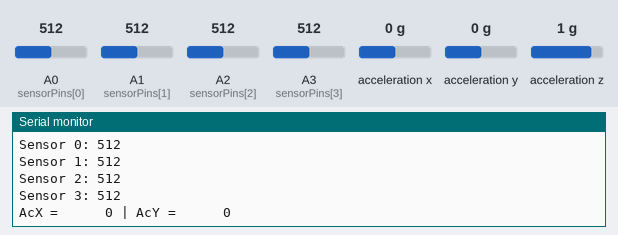
A program run on a simulated Arduino Uno, built with avr-gcc and run on an emulated ATmega328P. Shown: the last lines printed to the serial monitor. Wiring (inferred from the names in the program): MPU-6050 motion sensor at I2C address 0x68. Inputs (shaded band) come from the test bench; at power-on: A0 (sensorPins[0]) = 512, A1 (sensorPins[1]) = 512, A2 (sensorPins[2]) = 512, A3 (sensorPins[3]) = 512, acceleration x 0 g, acceleration y 0 g, acceleration z 1 g.

Above: at 2.8 s.
2.9 s: A0 (sensorPins[0]) set to 104
At 3.5 s:
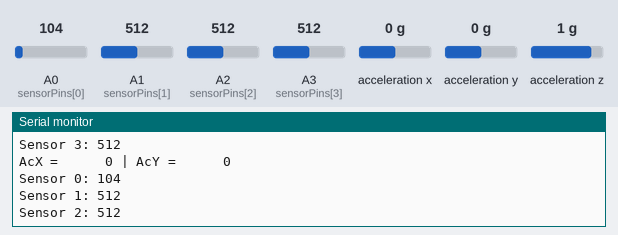
5.9 s: A0 (sensorPins[0]) set to 95
At 6.7 s:
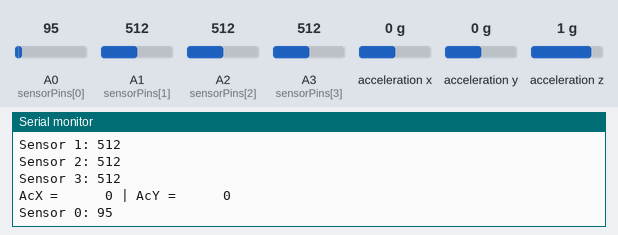
10.6 s: A1 (sensorPins[1]) set to 107
At 11.3 s:
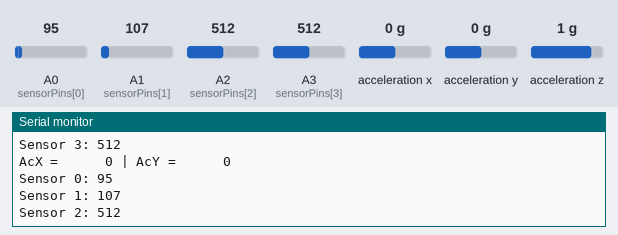
13.6 s: A1 (sensorPins[1]) set to 92
At 14.5 s:
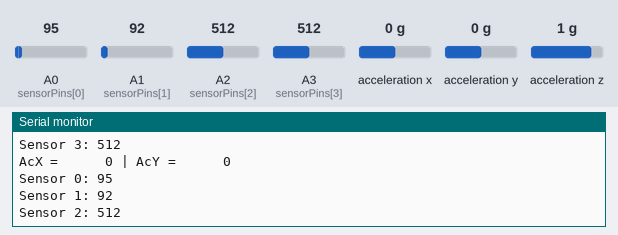
Timing chart, 0 to 16.1 s (numbered marks = the images above; inputs shaded):
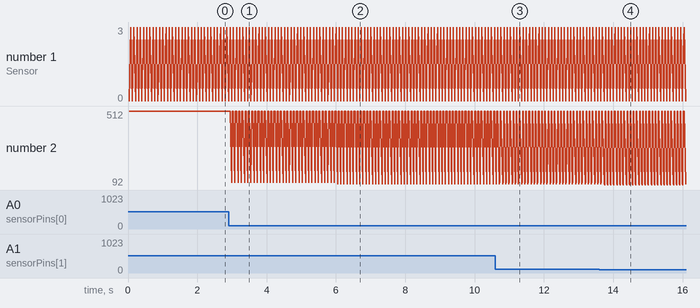

Measured:
- after the input at 2.9 s, the serial monitor: prints a new line after 0.09 s (image 1)
- after the input at 5.9 s, the serial monitor: prints a new line after 0.15 s (image 2)
- after the input at 10.6 s, the serial monitor: prints a new line after 0.13 s (image 3)
- after the input at 13.6 s, the serial monitor: prints a new line after 0.15 s (image 4)

The program:

main.cpp
```cpp
#include "Wire.h"
#include <Arduino.h>

#define MPU6050_ADDR 0x68 // Alternatively set AD0 to HIGH  --> Address = 0x69
int16_t accX, accY; // Raw register values (accelaration)
char result[7]; // temporary variable used in convert function

int sensorPins[] = {A0, A1, A2, A3}; // array of sensor pins
int sensorValues[4]; // array to hold sensor values

char* toStr(int16_t character) { // converts int16 to string and formatting
  sprintf(result, "%6d", character);
  return result;
}

void setup() {
  Serial.begin(9600);
  Wire.begin();
  Wire.beginTransmission(MPU6050_ADDR);
  Wire.write(0x6B); // PWR_MGMT_1 register
  Wire.write(0); // wake up!
  Wire.endTransmission(true);
}

void loop() {
  Wire.beginTransmission(MPU6050_ADDR);
  Wire.write(0x3B); // starting with register 0x3B (ACCEL_XOUT_H)
  Wire.endTransmission(false); // the parameter indicates that the Arduino will send a restart.
                               // As a result, the connection is kept active.
  Wire.requestFrom(MPU6050_ADDR, 4, true); // request a total of 2*2=4 registers

  // "Wire.read()<<8 | Wire.read();" means two registers are read and stored in the same int16_t variable
  accX = Wire.read()<<8 | Wire.read(); // reading registers: 0x3B (ACCEL_XOUT_H) and 0x3C (ACCEL_XOUT_L)
  accY = Wire.read()<<8 | Wire.read(); // reading registers: 0x3D (ACCEL_YOUT_H) and 0x3E (ACCEL_YOUT_L)

  Serial.print("AcX = "); Serial.print(toStr(accX));
  Serial.print(" | AcY = "); Serial.print(toStr(accY));
  Serial.println();

  for (int i = 0; i < 4; i++) {
    sensorValues[i] = analogRead(sensorPins[i]);
    Serial.print("Sensor ");
    Serial.print(i);
    Serial.print(": ");
    Serial.println(sensorValues[i]);
  }

  delay(10);
}
```
